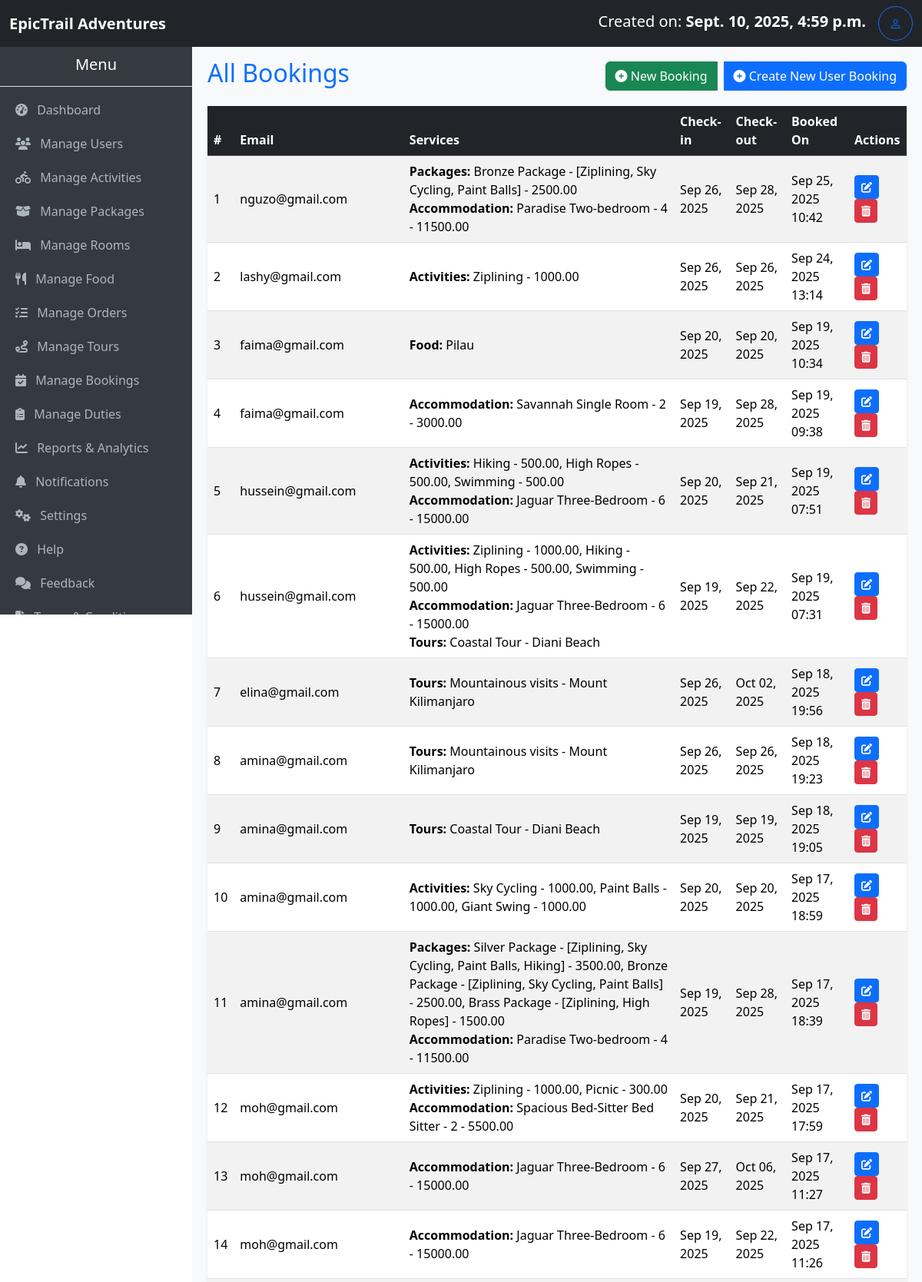
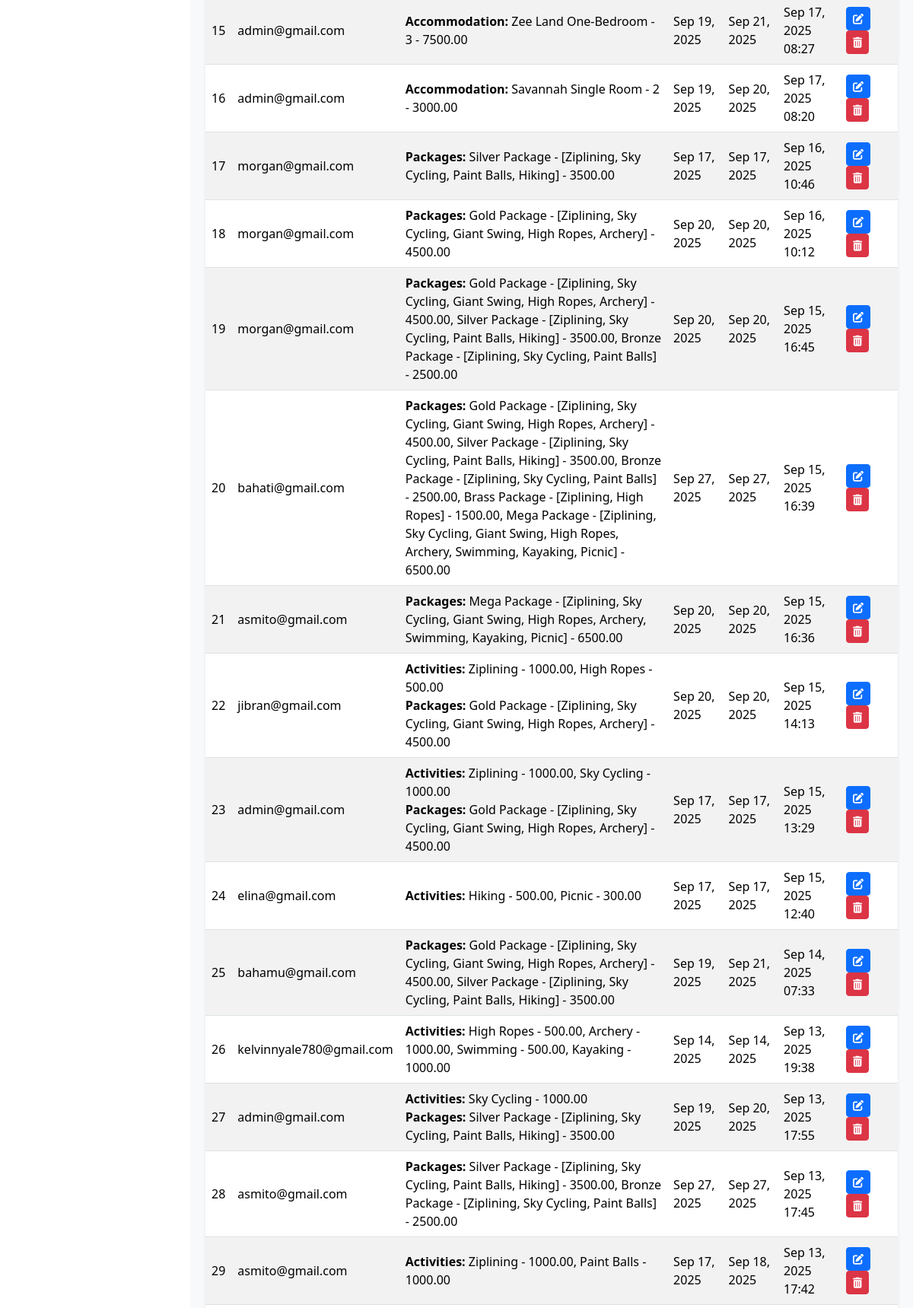
/bookings/ (signed in, upper part), run on the app's committed database (2 pictures, top to bottom).
### myApp/models.py (models this page shows, shortened)
class Booking(models.Model):
    user = models.ForeignKey(User, on_delete=models.SET_NULL, null=True, blank=True)
    customer_name = models.CharField(max_length=100, blank=True, null=True)
    customer_email = models.EmailField(blank=True, null=True)
    activities = models.ManyToManyField('Activity', blank=True)
    packages = models.ManyToManyField('Package', blank=True)
    rooms = models.ManyToManyField('Room', blank=True)
    food = models.ManyToManyField('Food', blank=True)
    tours = models.ManyToManyField('Tour', blank=True)
    check_in = models.DateField(blank=True, null=True)
    check_out = models.DateField(blank=True, null=True)
    pax = models.PositiveIntegerField(default=1)
    pax_details = models.JSONField(blank=True, null=True)  # Works with Django 3.1+
    created_at = models.DateTimeField(auto_now_add=True)
    paid = models.DecimalField(max_digits=10, decimal_places=2, default=0)
    @property
    def nights_spent(self):
        if self.check_in and self.check_out:
            nights = (self.check_out - self.check_in).days
            return nights if nights > 0 else 1  # Minimum of 1 night for same-day bookings
        return 1
    @property
    def amount_required(self):
        pax = self.pax or 1
        def get_pax_value(category):
            if self.pax_details and category in self.pax_details:
                return self.pax_details[category].get('pax', pax)
            return pax
        room_cost = sum(
            room.room_type.price_per_night * get_pax_value('rooms') * self.nights_spent
            for room in self.rooms.all()
        )
        activity_cost = sum(
            a.price_per_person * get_pax_value('activities') for a in self.activities.all()
        )
        package_cost = sum(
            p.price_per_person * get_pax_value('packages') for p in self.packages.all()
        )
        food_cost = sum(
            f.price_per_person * get_pax_value('food') for f in self.food.all()
        )
        tour_cost = sum(
            t.price_per_person * get_pax_value('tours') for t in self.tours.all()
        )
        return room_cost + activity_cost + package_cost + food_cost + tour_cost

class Package(models.Model):
    name = models.CharField(max_length=100)
    description = models.TextField()
    activities = models.ManyToManyField(Activity, related_name='packages')
    price_per_person = models.DecimalField(
        max_digits=10,
        decimal_places=2,
        help_text="Price per person"
    )
    created_at = models.DateTimeField(auto_now_add=True)
    def __str__(self):
        activity_names = ", ".join(a.name for a in self.activities.all()) or "No Activities"
        return f"{self.name} - [{activity_names}] - {self.price_per_person}"

class Activity(models.Model):
    name = models.CharField(max_length=100)
    description = models.TextField()
    price_per_person = models.DecimalField(  # Updated field name
        max_digits=8, decimal_places=2, help_text="Price per person"
    )
    image = models.ImageField(upload_to='room_images/', blank=True, null=True)
    created_at = models.DateTimeField(auto_now_add=True)
    def __str__(self):
        return f"{self.name} - {self.price_per_person}"

class Room(models.Model):
    name = models.CharField(max_length=100)
    room_type = models.ForeignKey('RoomType', on_delete=models.CASCADE)
    image = models.ImageField(upload_to='room_images/', blank=True, null=True)  # New field
    def __str__(self):
        return f"{self.name} {self.room_type}"

class RoomType(models.Model):
    name = models.CharField(max_length=100, unique=True)
    description = models.TextField(blank=True)
    capacity = models.PositiveIntegerField(help_text="Maximum number of guests")
    price_per_night = models.DecimalField(max_digits=8, decimal_places=2)
    total_rooms = models.PositiveIntegerField(default=1, help_text="Total rooms available for this type")
    available = models.BooleanField(default=True)
    def __str__(self):
        return f"{self.name} - {self.capacity} - {self.price_per_night}" #({self.available_rooms()} available)

class Food(models.Model):
    name = models.CharField(max_length=100)
    price_per_person = models.DecimalField(max_digits=10, decimal_places=2)
    def __str__(self):
        return self.name

class Tour(models.Model):
    name = models.CharField(max_length=100)
    destination = models.CharField(max_length=100, null=True)
    description = models.TextField()
    price_per_person = models.DecimalField(max_digits=10, decimal_places=2)
    image = models.ImageField(upload_to='room_images/', blank=True, null=True)
    def __str__(self):
        return f"{self.name} - {self.destination}"

### myApp/views.py (the view)
# urls.py: path('bookings/', views.booking_list, name='booking_list'),
@login_required
def booking_list(request):
    bookings = (
        Booking.objects
        .select_related('user')
        .prefetch_related('activities', 'packages', 'rooms', 'food', 'tours')
        .order_by('-created_at')
    )
    if request.user.is_superuser:
        editable_ids = bookings.values_list('id', flat=True)
        base_template = 'base.admin.html'
        template_name = 'bookings.html'  # Table for superusers
    elif request.user.is_staff:
        editable_ids = bookings.filter(user=request.user).values_list('id', flat=True)
        base_template = 'base.staff.html'
        template_name = 'bookings.html'  # Table for staff
    else:
        bookings = bookings.filter(user=request.user)
        editable_ids = bookings.values_list('id', flat=True)
        base_template = 'base.user.html'
        template_name = 'bookings.user.html'  # Cards for normal users
    return render(request, template_name, {
        'bookings': bookings,
        'editable_ids': set(editable_ids),
        'base_template': base_template,
    })

### myApp/context_processors.py (called while the page is built)
def total_users(request):
    return {'total_users': User.objects.count()}

def total_bookings(request):
    return {'total_bookings': Booking.objects.count()}

def total_amount(request):
    total = 0
    if request.user.is_authenticated:
        bookings = Booking.objects.all()#filter(user=request.user)
        total = sum(booking.amount_required for booking in bookings)
    return {'total_amount': total}

def total_cost(request):
    if not request.user.is_authenticated:
        return {
            'user_bookings': [],
            'user_total_amount': 0,
        }
    bookings = Booking.objects.filter(user=request.user).prefetch_related(
        'activities', 'packages', 'rooms', 'food', 'tours'
    )
    total_amount = sum(b.amount_required for b in bookings)
    return {
        'user_bookings': bookings,
        'user_total_amount': total_amount,
    }

### myApp/templates/bookings.html
{% extends base_template %} {% block title %}Bookings - EpicTrail Adventures{% endblock %} {% block content %}
<div class="d-flex justify-content-between align-items-center mb-3">
    <h2 class="text-primary">All Bookings</h2>
    <div class="btn-group" role="group" aria-label="Actions">
        <a href="{% url 'create_booking' %}" class="btn btn-success">
            <i class="fas fa-plus-circle"></i> New Booking
        </a>
        <a href="{% url 'create_user_booking' %}" class="btn btn-primary ms-2">
            <i class="fas fa-plus-circle"></i> Create New User Booking
        </a>
    </div>
</div>
{% if bookings %}
<div class="table-responsive shadow-sm">
    <table class="table table-striped table-hover align-middle">
        <thead class="table-dark">
            <tr>
                <th>#</th>
                <th>Email</th>
                <th>Services</th>
                <th>Check-in</th>
                <th>Check-out</th>
                <th>Booked On</th>
                <th>Actions</th>
            </tr>
        </thead>
        <tbody>
            {% for booking in bookings %}
            <tr>
                <td>{{ forloop.counter }}</td>
                <td>
                    {% if booking.user %} {{ booking.user.email }} {% else %} {{ booking.customer_email|default:"N/A" }} {% endif %}
                </td>
                <td>
                    {% if booking.activities.all %}
                    <strong>Activities:</strong> {{ booking.activities.all|join:", " }}<br> {% endif %} {% if booking.packages.all %}
                    <strong>Packages:</strong> {{ booking.packages.all|join:", " }}<br> {% endif %} {% if booking.rooms.all %}
                    <strong>Accommodation:</strong> {{ booking.rooms.all|join:", " }}<br> {% endif %} {% if booking.food.all %}
                    <strong>Food:</strong> {{ booking.food.all|join:", " }}<br> {% endif %} {% if booking.tours.all %}
                    <strong>Tours:</strong> {{ booking.tours.all|join:", " }} {% endif %}
                </td>
                <td>{{ booking.check_in|date:"M d, Y" }}</td>
                <td>{{ booking.check_out|date:"M d, Y" }}</td>
                <td>{{ booking.created_at|date:"M d, Y H:i" }}</td>
                <td>
                    {% if booking.id in editable_ids %}
                    <a href="{% url 'edit_booking' booking.id %}" class="btn btn-sm btn-primary"><i class="fas fa-edit"></i></a>
                    <a href="{% url 'delete_booking' booking.id %}" class="btn btn-danger btn-sm" title="Delete" onclick="return confirm('Are you sure you want to delete this booking?')">
                        <i class="fas fa-trash-alt"></i>
                    </a>{% else %}
                    <span class="text-muted">View Only</span> {% endif %}
                </td>
            </tr>
            {% endfor %}
        </tbody>
    </table>
</div>
{% else %}
<p class="text-muted">No bookings found.</p>
{% endif %}
</div>
{% endblock %}

### myApp/templates/base.admin.html (shortened to what this page needs)
<!DOCTYPE html>
<html lang="en">
<head>
    <link href="https://cdn.jsdelivr.net/npm/bootstrap@5.3.3/dist/css/bootstrap.min.css" rel="stylesheet">
    <link rel="stylesheet" href="https://cdn.jsdelivr.net/npm/bootstrap-icons@1.11.3/font/bootstrap-icons.css">
    <link rel="stylesheet" href="https://cdnjs.cloudflare.com/ajax/libs/font-awesome/6.5.2/css/all.min.css">
</head>
<body>
    <nav class="navbar navbar-expand-lg navbar-dark bg-dark">
        <div class="container-fluid">
            <a class="navbar-brand" href="#"><strong>EpicTrail Adventures</strong></a>
            <div class="d-flex">
                <a class="navbar-brand" href="#"> Created on: <strong>{{ user.date_joined }}</strong></a>
                <a href="#" class="btn btn-outline-primary rounded-circle d-flex align-items-center justify-content-center" style="width: 45px; height: 45px;" title="Manage Profile">
                    <i class="bi bi-person"></i>
                </a>
            </div>
        </div>
    </nav>
    <div class="sidebar">
        <h5 class="text-center py-3 border-bottom">Menu</h5>
        <a href="{% url 'admin_dashboard' %}"><i class="fas fa-tachometer-alt me-2"></i> Dashboard</a>
        <a href="{% url 'users' %}"><i class="fas fa-users me-2"></i> Manage Users</a>
        <a href="{% url 'activity_list' %}"><i class="fas fa-biking me-2"></i> Manage Activities</a>
        <a href="{% url 'list_packages' %}"><i class="fas fa-box-open me-2"></i> Manage Packages</a>
        <a href="{% url 'list_rooms' %}"><i class="fas fa-bed me-2"></i> Manage Rooms</a>
        <a href="{% url 'food_list' %}"><i class="fas fa-utensils me-2"></i> Manage Food</a>
        <a href="{% url 'manage_orders' %}"><i class="fas fa-tasks me-2"></i> Manage Orders</a>
        <a href="{% url 'tours' %}"><i class="fas fa-route me-2"></i> Manage Tours</a>
        <a href="{% url 'booking_list' %}"><i class="fas fa-calendar-check me-2"></i> Manage Bookings</a>
        <a href="{% url 'duties' %}"><i class="fas fa-clipboard-list me-2"></i> Manage Duties</a>
        <a href="{% url 'reports_analytics' %}"><i class="fas fa-chart-line me-2"></i> Reports & Analytics</a>
        <a href="{% url 'notifications' %}"><i class="fas fa-bell me-2"></i> Notifications</a>
        <a href="{% url 'system_settings' %}"><i class="fas fa-cogs me-2"></i> Settings</a>
        <a href="#"><i class="fas fa-question-circle me-2"></i> Help</a>
        <a href="#"><i class="fas fa-comments me-2"></i> Feedback</a>
        <a href="#"><i class="fas fa-file-alt me-2"></i> Terms & Conditions</a>
    </div>
    <div class="content">
        {% block content %}{% endblock %}
</body>
</html>

### myApp/templates/base.admin.html (style rules this page uses)
body { margin: 0; padding: 0; }
.navbar { position: fixed; top: 0; left: 0; width: 100%; z-index: 1030; }
.sidebar { position: fixed; top: 56px; left: 0; width: 250px; height: calc(100vh - 56px); background-color: #343a40; color: #fff; overflow-y: auto; }
.sidebar a { color: #adb5bd; text-decoration: none; display: block; padding: 10px 20px; }
.content { margin-top: 56px; margin-left: 250px; padding: 20px; background-color: #f8f9fa; min-height: calc(100vh - 56px); }

### data on the page
Booking: user.email "nguzo@gmail.com", packages.all "Bronze Package - [Ziplining, Sky Cycling, Paint Balls] - 2500.00", rooms.all "Paradise Two-bedroom - 4 - 11500.00", check_in "Sep 26, 2025", check_out "Sep 28, 2025", created_at "Sep 25, 2025 10:42"
Booking: user.email "lashy@gmail.com", activities.all "Ziplining - 1000.00", check_in "Sep 26, 2025", check_out "Sep 26, 2025", created_at "Sep 24, 2025 13:14"
Booking: user.email "faima@gmail.com", food.all "Pilau", check_in "Sep 20, 2025", check_out "Sep 20, 2025", created_at "Sep 19, 2025 10:34"
Booking: user.email "faima@gmail.com", rooms.all "Savannah Single Room - 2 - 3000.00", check_in "Sep 19, 2025", check_out "Sep 28, 2025", created_at "Sep 19, 2025 09:38"
Booking: user.email "hussein@gmail.com", activities.all "Hiking - 500.00, High Ropes - 500.00, Swimming - 500.00", rooms.all "Jaguar Three-Bedroom - 6 - 15000.00", check_in "Sep 20, 2025", check_out "Sep 21, 2025", created_at "Sep 19, 2025 07:51"
Booking: user.email "hussein@gmail.com", activities.all "Ziplining - 1000.00, Hiking - 500.00, High Ropes - 500.00, Swimming - 500.00", rooms.all "Jaguar Three-Bedroom - 6 - 15000.00", tours.all "Coastal Tour - Diani Beach", check_in "Sep 19, 2025", check_out "Sep 22, 2025", created_at "Sep 19, 2025 07:31"
Booking: user.email "elina@gmail.com", tours.all "Mountainous visits - Mount Kilimanjaro", check_in "Sep 26, 2025", check_out "Oct 02, 2025", created_at "Sep 18, 2025 19:56"
Booking: user.email "amina@gmail.com", tours.all "Mountainous visits - Mount Kilimanjaro", check_in "Sep 26, 2025", check_out "Sep 26, 2025", created_at "Sep 18, 2025 19:23"
Booking: user.email "amina@gmail.com", tours.all "Coastal Tour - Diani Beach", check_in "Sep 19, 2025", check_out "Sep 19, 2025", created_at "Sep 18, 2025 19:05"
Booking: user.email "amina@gmail.com", activities.all "Sky Cycling - 1000.00, Paint Balls - 1000.00, Giant Swing - 1000.00", check_in "Sep 20, 2025", check_out "Sep 20, 2025", created_at "Sep 17, 2025 18:59"
Booking: user.email "amina@gmail.com", packages.all "Silver Package - [Ziplining, Sky Cycling, Paint Balls, Hiking] - 3500.00, Bronze Package - [Ziplining, Sky Cycling, Paint Balls] - 2500.00, Brass Package - [Ziplining, High Ropes] - 1500.00", rooms.all "Paradise Two-bedroom - 4 - 11500.00", check_in "Sep 19, 2025", check_out "Sep 28, 2025", created_at "Sep 17, 2025 18:39"
Booking: user.email "moh@gmail.com", activities.all "Ziplining - 1000.00, Picnic - 300.00", rooms.all "Spacious Bed-Sitter Bed Sitter - 2 - 5500.00", check_in "Sep 20, 2025", check_out "Sep 21, 2025", created_at "Sep 17, 2025 17:59"
Booking: user.email "moh@gmail.com", rooms.all "Jaguar Three-Bedroom - 6 - 15000.00", check_in "Sep 27, 2025", check_out "Oct 06, 2025", created_at "Sep 17, 2025 11:27"
Booking: user.email "moh@gmail.com", rooms.all "Jaguar Three-Bedroom - 6 - 15000.00", check_in "Sep 19, 2025", check_out "Sep 22, 2025", created_at "Sep 17, 2025 11:26"
Booking: user.email "admin@gmail.com", rooms.all "Zee Land One-Bedroom - 3 - 7500.00", check_in "Sep 19, 2025", check_out "Sep 21, 2025", created_at "Sep 17, 2025 08:27"
Booking: user.email "admin@gmail.com", rooms.all "Savannah Single Room - 2 - 3000.00", check_in "Sep 19, 2025", check_out "Sep 20, 2025", created_at "Sep 17, 2025 08:20"
Booking: user.email "morgan@gmail.com", packages.all "Silver Package - [Ziplining, Sky Cycling, Paint Balls, Hiking] - 3500.00", check_in "Sep 17, 2025", check_out "Sep 17, 2025", created_at "Sep 16, 2025 10:46"
Booking: user.email "morgan@gmail.com", packages.all "Gold Package - [Ziplining, Sky Cycling, Giant Swing, High Ropes, Archery] - 4500.00", check_in "Sep 20, 2025", check_out "Sep 20, 2025", created_at "Sep 16, 2025 10:12"
Booking: user.email "morgan@gmail.com", packages.all "Gold Package - [Ziplining, Sky Cycling, Giant Swing, High Ropes, Archery] - 4500.00, Silver Package - [Ziplining, Sky Cycling, Paint Balls, Hiking] - 3500.00, Bronze Package - [Ziplining, Sky Cycling, Paint Balls] - 2500.00", check_in "Sep 20, 2025", check_out "Sep 20, 2025", created_at "Sep 15, 2025 16:45"
Booking: user.email "bahati@gmail.com", packages.all "Gold Package - [Ziplining, Sky Cycling, Giant Swing, High Ropes, Archery] - 4500.00, Silver Package - [Ziplining, Sky Cycling, Paint Balls, Hiking] - 3500.00, Bronze Package - [Ziplining, Sky Cycling, Paint Balls] - 2500.00, Brass Package - [Ziplining, High Ropes] - 1500.00, Mega Package - [Ziplining, Sky Cycling, Giant Swing, High Ropes, Archery, Swimming, Kayaking, Picnic] - 6500.00", check_in "Sep 27, 2025", check_out "Sep 27, 2025", created_at "Sep 15, 2025 16:39"
Booking: user.email "asmito@gmail.com", packages.all "Mega Package - [Ziplining, Sky Cycling, Giant Swing, High Ropes, Archery, Swimming, Kayaking, Picnic] - 6500.00", check_in "Sep 20, 2025", check_out "Sep 20, 2025", created_at "Sep 15, 2025 16:36"
Booking: user.email "jibran@gmail.com", activities.all "Ziplining - 1000.00, High Ropes - 500.00", packages.all "Gold Package - [Ziplining, Sky Cycling, Giant Swing, High Ropes, Archery] - 4500.00", check_in "Sep 20, 2025", check_out "Sep 20, 2025", created_at "Sep 15, 2025 14:13"
Booking: user.email "admin@gmail.com", activities.all "Ziplining - 1000.00, Sky Cycling - 1000.00", packages.all "Gold Package - [Ziplining, Sky Cycling, Giant Swing, High Ropes, Archery] - 4500.00", check_in "Sep 17, 2025", check_out "Sep 17, 2025", created_at "Sep 15, 2025 13:29"
Booking: user.email "elina@gmail.com", activities.all "Hiking - 500.00, Picnic - 300.00", check_in "Sep 17, 2025", check_out "Sep 17, 2025", created_at "Sep 15, 2025 12:40"
Booking: customer_email "bahamu@gmail.com", packages.all "Gold Package - [Ziplining, Sky Cycling, Giant Swing, High Ropes, Archery] - 4500.00, Silver Package - [Ziplining, Sky Cycling, Paint Balls, Hiking] - 3500.00", check_in "Sep 19, 2025", check_out "Sep 21, 2025", created_at "Sep 14, 2025 07:33"
Booking: user.email "kelvinnyale780@gmail.com", activities.all "High Ropes - 500.00, Archery - 1000.00, Swimming - 500.00, Kayaking - 1000.00", check_in "Sep 14, 2025", check_out "Sep 14, 2025", created_at "Sep 13, 2025 19:38"
Booking: user.email "admin@gmail.com", activities.all "Sky Cycling - 1000.00", packages.all "Silver Package - [Ziplining, Sky Cycling, Paint Balls, Hiking] - 3500.00", check_in "Sep 19, 2025", check_out "Sep 20, 2025", created_at "Sep 13, 2025 17:55"
Booking: user.email "asmito@gmail.com", packages.all "Silver Package - [Ziplining, Sky Cycling, Paint Balls, Hiking] - 3500.00, Bronze Package - [Ziplining, Sky Cycling, Paint Balls] - 2500.00", check_in "Sep 27, 2025", check_out "Sep 27, 2025", created_at "Sep 13, 2025 17:45"
Booking: user.email "asmito@gmail.com", activities.all "Ziplining - 1000.00, Paint Balls - 1000.00", check_in "Sep 17, 2025", check_out "Sep 18, 2025", created_at "Sep 13, 2025 17:42"

### other printed values
{{ user.date_joined }} "Sept. 10, 2025, 4:59 p.m."
